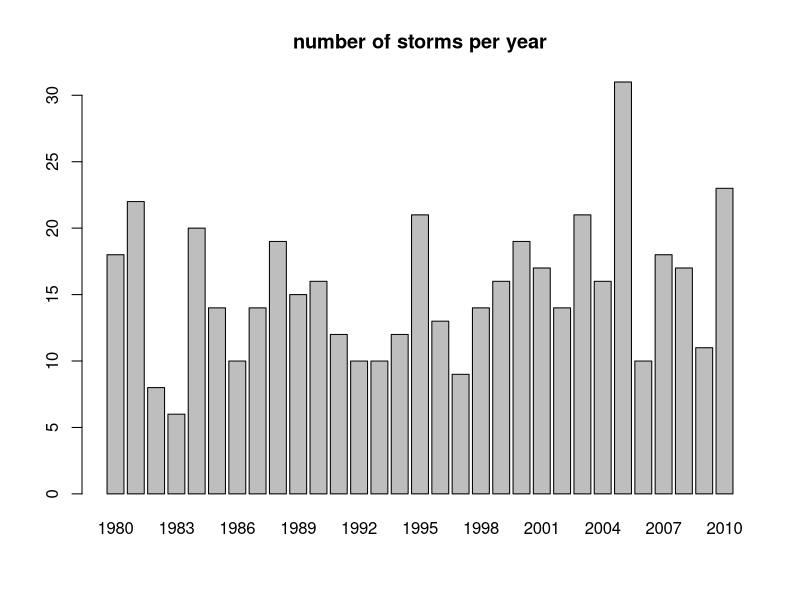
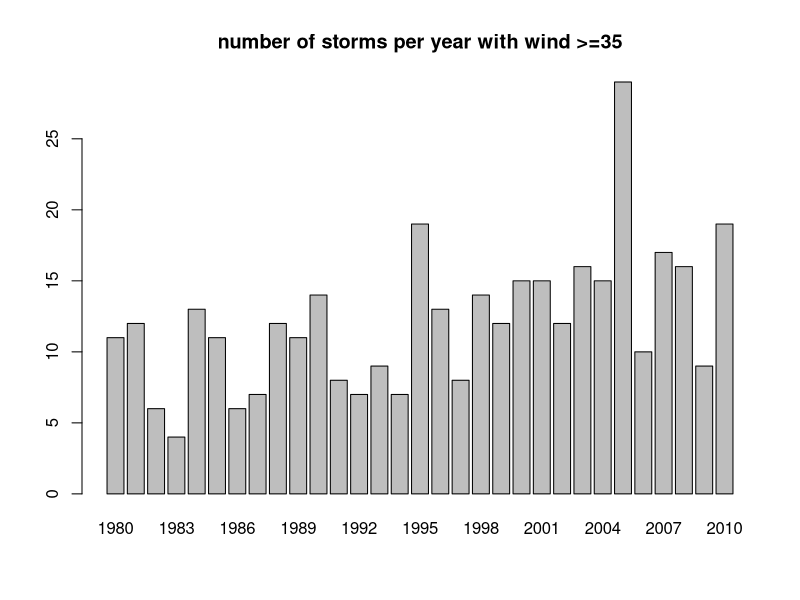
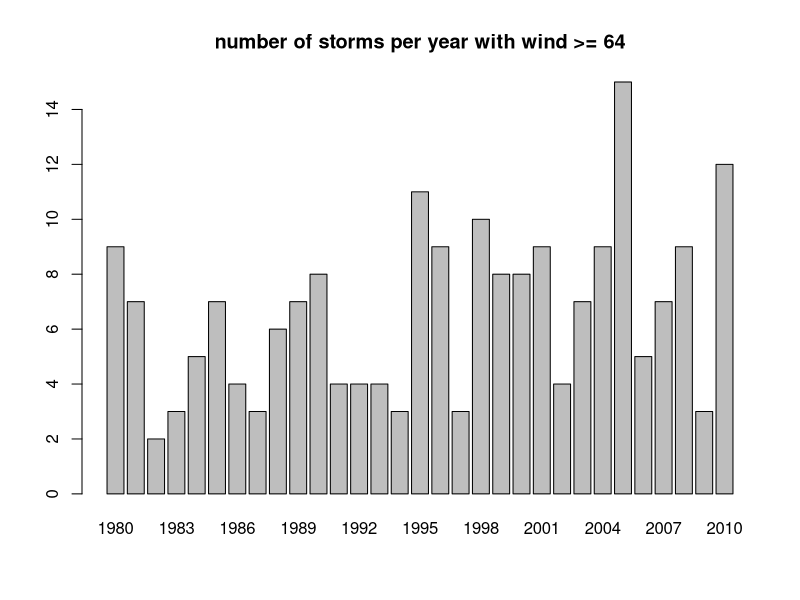
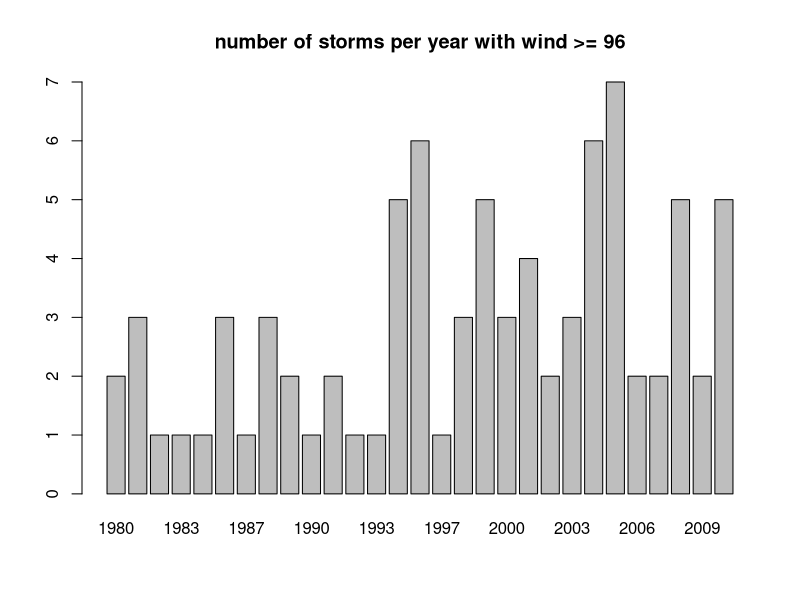
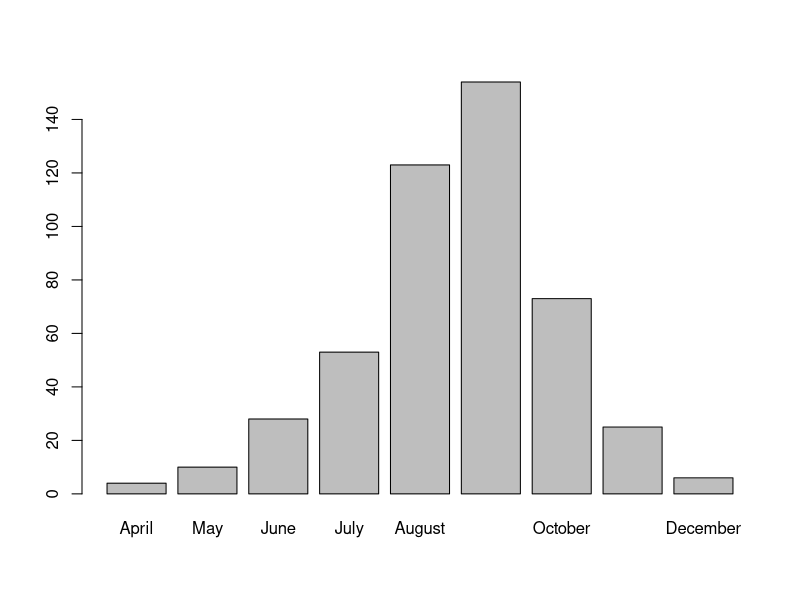
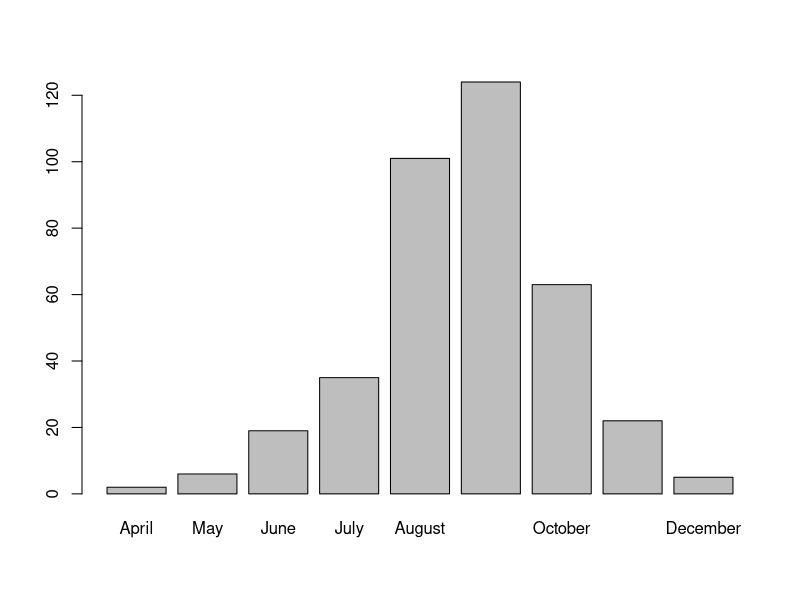
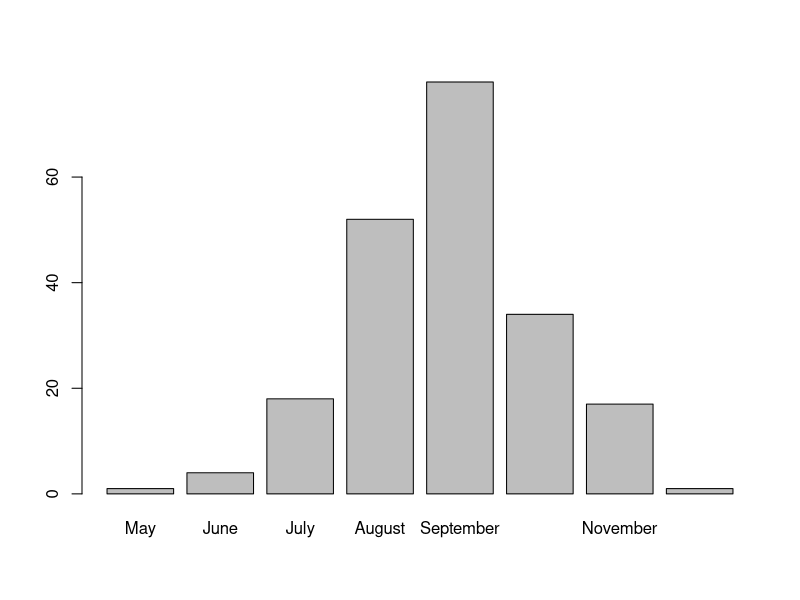
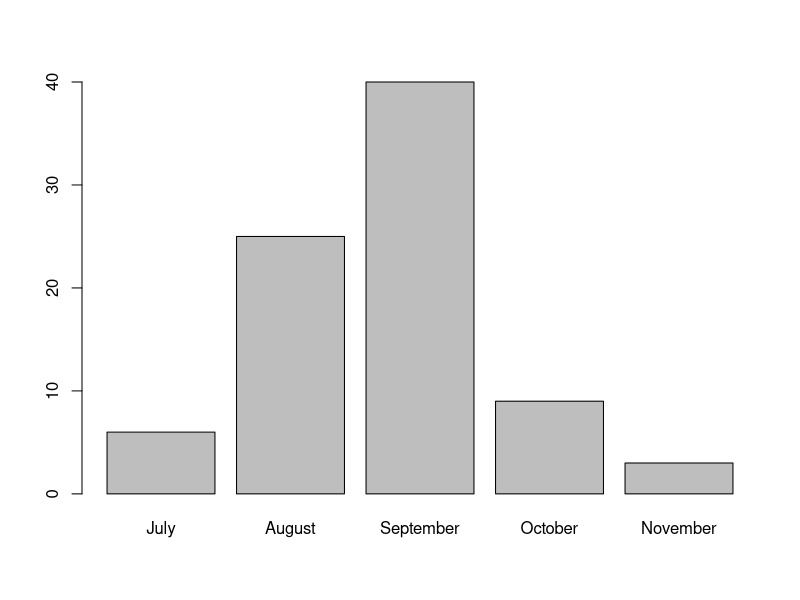

The R source for these figures, in order:

# =============================================================================
# load csv
# =============================================================================
library(stringr)
storms<-read.csv('storms.csv', stringsAsFactors = FALSE)
tracks<-read.csv('tracks.csv', stringsAsFactors = FALSE)


# =============================================================================
# number of storms per year
# =============================================================================

# first extract years from date
year<-str_extract(storms$date, '^[[:digit:]]{4}')
year = year[which(year >= 1980 & year <= 2010)]
# find the frequency of storms in each year
stormPerYear<-table(year)
# plot a bar graph
barplot(as.numeric(stormPerYear),names.arg = unique(year),
        main = 'number of storms per year' )

# =============================================================================
# number of storms per year with wind >=35
# =============================================================================

# Extract years of which the storm's speed exceed 35
## tracks$id[tracks$wind>=35]: find all ids of storms that have wind speed exceed 35 mph.
## unique the id so we know how many storms there are
## find the date of thoses storms that matches the unique(id)
## extract the year from date we can get years which storm wind speed exceed 35
year = substring(text = tracks$date, first = 7, last = 10)
tmpTracks = tracks[which(year >= 1980 & year <= 2010),]
year35<-str_extract(storms$date[unique(tmpTracks$id[tmpTracks$wind>=35])],'^[[:digit:]]{4}')
#year35 = year35[which(year35 >= 1980 & year35 <= 2010)]
# using table to find frequency of storms in each year
stormPerYear35<-table(year35)
# plot a bar graph
barplot(as.numeric(stormPerYear35), names.arg=unique(year35), 
        main='number of storms per year with wind >=35')

# =============================================================================
# number of storms per year with wind >=64
# =============================================================================

# years of which the storm's speed exceed 64
year64<-str_extract(storms$date[unique(tmpTracks$id[tmpTracks$wind>=64])],'[[:digit:]]{4}')
# using table to find frequency of storms in each year
stormPerYear64<-table(year64)
# plot a bar graph
barplot(as.numeric(stormPerYear64), names.arg=unique(year64),
        main='number of storms per year with wind >= 64')

# =============================================================================
# number of storms per year with wind >=96
# =============================================================================

# first extract years of which the storm's speed exceed 96
year96<-str_extract(storms$date[unique(tmpTracks$id[tmpTracks$wind>=96])],'[[:digit:]]{4}')
# using table to find frequency of storms in each year
stormPerYear96<-table(year96)
#plot a bar graph
barplot(as.numeric(stormPerYear96), names.arg=unique(year96),
        main='number of storms per year with wind >= 96')

# =============================================================================
# =============================================================================
# Extract according to Month
# =============================================================================
# =============================================================================



# =============================================================================
# number of storms per month
# =============================================================================
# extract month from the date column stored in storms
monthWithYear<-str_extract(storms$date,'[[:digit:]]{4}-[[:digit:]]{2}')
monthWithYear = monthWithYear[which(substring(text = monthWithYear, first = 1, last = 4) >= "1980" & substring(text = monthWithYear, first = 1, last = 4) <= "2010")]
# find the frequency of storms that happened in each month
month = substring(text = monthWithYear, first = 6, last = 7)
stormPerMonth<-table(month)
# plot
monthName = month.name[sort(as.numeric(unique(month)))]
barplot(as.numeric(stormPerMonth), names.arg = monthName)
# =============================================================================
# number of storms per month with wind >=35

## tracks$id[tracks$wind>=35]: find all ids of storms that have wind speed exceed 35 mph.
## unique the id so we know how many storms there are that wind speed exceed 35
## find the date of thoses storms that matches the unique(id)
## extract the month from date we can get years which storm wind speed exceed 35 
year = substring(text = tracks$date, first = 7, last = 10)
tmpTracks = tracks[which(year >= 1980 & year <= 2010),]

month35<-str_replace_all(str_extract(storms$date[unique(tmpTracks$id[tmpTracks$wind>=35])], '-[[:digit:]]{2}-'),'-','')
stormPerMonth35<-table(month35)
monthName = month.name[sort(as.numeric(unique(month35)))]
barplot(as.numeric(stormPerMonth35), names.arg = monthName)

# =============================================================================
# number of storms per month with wind >=64
month64<-str_replace_all(str_extract(storms$date[unique(tmpTracks$id[tmpTracks$wind>=64])], '-[[:digit:]]{2}-'),'-','')
stormPerMonth64<-table(month64)
monthName = month.name[sort(as.numeric(unique(month64)))]
barplot(as.numeric(stormPerMonth64), names.arg = monthName)

# =============================================================================
# number of storms per month with wind >=96
month96<-str_replace_all(str_extract(storms$date[unique(tmpTracks$id[tmpTracks$wind>=96])], '-[[:digit:]]{2}-'),'-','')
stormPerMonth96<-table(month96)
monthName = month.name[sort(as.numeric(unique(month96)))]
barplot(as.numeric(stormPerMonth96), names.arg = monthName)



# =============================================================================
# Annual numbers of storms >= 35/64/96
## Average 
mean35<-mean(stormPerYear35)
mean64<-mean(stormPerYear64)
mean96<-mean(stormPerYear96)
## std
std35<-sd(stormPerYear35)
std64<-sd(stormPerYear64)
std96<-sd(stormPerYear96)
## 25 percentile
Q35<-summary(as.numeric(stormPerYear35))[2]
Q64<-summary(as.numeric(stormPerYear64))[2]
Q96<-summary(as.numeric(stormPerYear96))[2]
## median
median35<-summary(as.numeric(stormPerYear35))[3]
median64<-summary(as.numeric(stormPerYear64))[3]
median96<-summary(as.numeric(stormPerYear96))[3]
## 75 percentile
q35<-summary(as.numeric(stormPerYear35))[5]
q64<-summary(as.numeric(stormPerYear64))[5]
q96<-summary(as.numeric(stormPerYear96))[5]

## table
annual<-matrix(c(mean35,std35,Q35, median35,q35,
                 mean64,std64,Q64, median64,q64,
                 mean96,std96,Q96, median96,q96), ncol=5, byrow=TRUE)
colnames(annual)<-c('Avg','Std.Dev','25th','50th','75th')
rownames(annual)<-c('35 knots','64 knots', '96 knots')
annual<-as.table(annual)

# =============================================================================
# Regression Line
# mean pressure and mean wind speed for each storm
vec<-c(1:1777)
pressMean1<-sapply(vec,function(x) mean(tmpTracks$press[tmpTracks$id==x]))
# remove zeros
pressMean<-pressMean1[pressMean1!=0]
# mean wind speed
windMean1<-sapply(vec,function(x) mean(tmpTracks$wind[tmpTracks$id==x]))
#remove zeros
windMean<- windMean1[pressMean1!=0]

reg = lm(pressMean ~ windMean)
plot(windMean, pressMean,xlab = 'mean wind speed', ylab = 'mean pressure')
title('mean pressure VS mean wind speed for each storm ')
abline(reg)

# =============================================================================
# Regression analysis 2
# median pressure and median wind speed for each storm
vec<-c(1:1777)
pressMedian1<-sapply(vec,function(x) median(tmpTracks$press[tmpTracks$id==x]))
# mean wind speed
windMedian1<-sapply(vec,function(x) median(tmpTracks$wind[tmpTracks$id==x]))
# remove zeros
pressMedian<-pressMedian1[pressMedian1!=0]
windMedian<-windMedian1[pressMedian1!=0]

reg1 = lm(pressMean ~ windMean)
plot(windMean, pressMean,xlab = 'mean wind speed', ylab = 'mean pressure')
title('mean pressure VS mean wind speed for each storm ')
abline(reg1)









